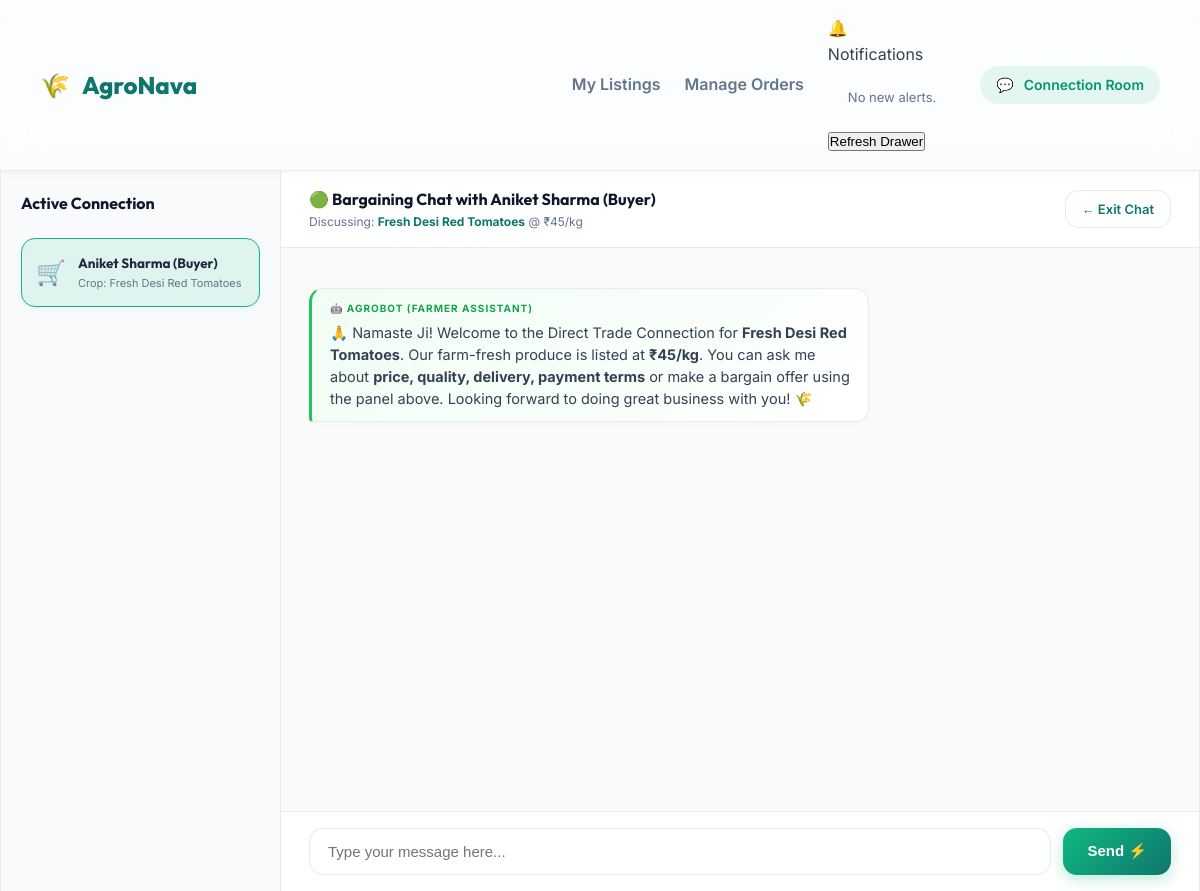
The page /chat.php?farmer_id=1&buyer_id=2&crop_id=3 (signed in) on the database its author committed.
### tables this page shows
CREATE TABLE IF NOT EXISTS `users` (
  `id` int(11) NOT NULL AUTO_INCREMENT,
  `name` varchar(100) NOT NULL,
  `email` varchar(100) NOT NULL UNIQUE,
  `password` varchar(100) NOT NULL,
  `role` varchar(20) NOT NULL,
   
  `reg_type` varchar(50) DEFAULT NULL,
  `reg_level` varchar(50) DEFAULT NULL,
  `title` varchar(20) DEFAULT NULL,
  `first_name` varchar(100) DEFAULT NULL,
  `middle_name` varchar(100) DEFAULT NULL,
  `last_name` varchar(100) DEFAULT NULL,
  `gender` varchar(20) DEFAULT NULL,
  `dob` varchar(20) DEFAULT NULL,
  `relation_type` varchar(20) DEFAULT NULL,
  `relation_name` varchar(100) DEFAULT NULL,
  `address` text DEFAULT NULL,
  `pincode` varchar(20) DEFAULT NULL,
  `state` varchar(100) DEFAULT NULL,
  `district` varchar(100) DEFAULT NULL,
  `tehsil` varchar(100) DEFAULT NULL,
  `city_village` varchar(100) DEFAULT NULL,
  `post` varchar(100) DEFAULT NULL,
  `photo_id_type` varchar(50) DEFAULT NULL,
  `photo_id_number` varchar(100) DEFAULT NULL,
  `mobile_no` varchar(20) DEFAULT NULL,
  `license_no` varchar(100) DEFAULT NULL,
  `ifsc_code` varchar(20) DEFAULT NULL,
  `bank_holder_name` varchar(100) DEFAULT NULL,
  `bank_name` varchar(100) DEFAULT NULL,
  `bank_account_no` varchar(50) DEFAULT NULL,
  `branch_name` varchar(100) DEFAULT NULL,
  `branch_address` text DEFAULT NULL,
  `upi_id` varchar(100) DEFAULT NULL,
  `passbook_image` varchar(255) DEFAULT NULL,
  `id_proof_image` varchar(255) DEFAULT NULL,
  `get_sms` tinyint(1) DEFAULT 0,
  `get_email` tinyint(1) DEFAULT 0,
  `distributor_badge` varchar(255) DEFAULT 'Standard Distributor',
  `distributor_score` int(11) DEFAULT 85,
  PRIMARY KEY (`id`)
);

CREATE TABLE IF NOT EXISTS `crops` (
  `id` int(11) NOT NULL AUTO_INCREMENT,
  `farmer_id` int(11) NOT NULL,
  `crop_name` varchar(100) NOT NULL,
  `price` int(11) NOT NULL,
  `quantity` int(11) NOT NULL,
  `crop_image` varchar(255) DEFAULT NULL,
  `rating_avg` decimal(3,2) DEFAULT 4.50,
  `review_count` int(11) DEFAULT 5,
  `sales_volume` int(11) DEFAULT 45,
  `harvest_date` date DEFAULT NULL,
  `quality_grade` varchar(50) DEFAULT NULL,
  `is_organic` tinyint(1) DEFAULT 0,
  PRIMARY KEY (`id`),
  KEY `farmer_id` (`farmer_id`)
);

### chat.php (the view, shortened to what this page needs)
<?php
include("config/db.php");
$role = $_SESSION['role'];
$user_id = $_SESSION['user_id'];
$user_id_clean = mysqli_real_escape_string($conn, $user_id);
$notif_query = "SELECT * FROM notifications WHERE user_id = '$user_id_clean' ORDER BY created_at DESC LIMIT 5";
$notif_res = mysqli_query($conn, $notif_query);
$crop_id = isset($_GET['crop_id']) ? mysqli_real_escape_string($conn, $_GET['crop_id']) : '';
$buyer_id = ($role == 'buyer') ? $user_id : (isset($_GET['buyer_id']) ? mysqli_real_escape_string($conn, $_GET['buyer_id']) : '');
$farmer_id = ($role == 'farmer') ? $user_id : (isset($_GET['farmer_id']) ? mysqli_real_escape_string($conn, $_GET['farmer_id']) : '');
$crop_name = "Premium Produce";
$crop_price = "0";
if($crop_id != '') {
    $res_crop = mysqli_query($conn, "SELECT c.*, u.name as farmer_name FROM crops c JOIN users u ON c.farmer_id = u.id WHERE c.id='$crop_id'");
    if(mysqli_num_rows($res_crop) > 0) {
        $crop = mysqli_fetch_assoc($res_crop);
        $crop_name = $crop['crop_name'];
        $crop_price = $crop['price'];
    }
}
$other_user_id = ($role == 'buyer') ? $farmer_id : $buyer_id;
$other_name = "User";
if (!empty($other_user_id)) {
    $res = mysqli_query($conn, "SELECT name, role FROM users WHERE id='$other_user_id'");
    if (mysqli_num_rows($res) > 0) {
        $other = mysqli_fetch_assoc($res);
        $other_name = $other['name'];
    }
}
$chat_messages = [];
?>
<!DOCTYPE html>
<html lang="en">
<head>
    <link rel="stylesheet" href="assets/css/style.css">
</head>
<body style="background: #f1f5f9; min-height: 100vh; overflow: hidden;">
    <header class="navbar" style="position: relative;">
        <a href="index.php" class="navbar-brand">
            <span>🌾</span> AgroNava
        </a>
        <div class="navbar-menu">
            <?php if($role == 'farmer') { ?>
                <a href="farmer/dashboard.php" style="color: var(--text-muted); font-weight: 600;">My Listings</a>
                <a href="farmer/orders.php" style="color: var(--text-muted); font-weight: 600;">Manage Orders</a>
            <?php } else { ?>
                <a href="buyer/marketplace.php" style="color: var(--text-muted); font-weight: 600;">Marketplace</a>
                <a href="buyer/my_orders.php" style="color: var(--text-muted); font-weight: 600;">My Orders</a>
            <?php } ?>
            <div class="notif-bell-container" id="notif-bell-btn">
                <span class="notif-bell-icon">🔔</span>
                <div class="notif-dropdown" id="notif-dropdown-menu" style="top: 55px;">
                    <div class="notif-dropdown-header">
                        <span>Notifications</span>
                    </div>
                    <div class="notif-dropdown-body">
                        <?php
                        if ($notif_res && mysqli_num_rows($notif_res) > 0) {
                            while ($notif = mysqli_fetch_assoc($notif_res)) {
                                $unread_class = $notif['is_read'] == 0 ? 'unread' : '';
                                echo '<div class="notif-item ' . $unread_class . '">';
                                echo '<div class="notif-item-text">' . htmlspecialchars($notif['message']) . '</div>';
                                echo '<div class="notif-item-time">' . date("d M, h:i A", strtotime($notif['created_at'])) . '</div>';
                                echo '</div>';
                            }
                        } else {
                            echo '<div style="padding: 20px; text-align: center; color: var(--text-muted); font-size: 13px;">No new alerts.</div>';
                        }
                        ?>
                    </div>
                    <div class="notif-dropdown-footer">
                        <button onclick="window.location.reload();">Refresh Drawer</button>
                    </div>
                </div>
            </div>
            <div class="user-badge">
                <span>💬</span> Connection Room
            </div>
        </div>
    </header>
    <div class="chat-app">
        <div class="chat-sidebar">
            <h3 style="font-size: 16px; color: var(--dark); margin-bottom: 6px;">Active Connection</h3>
            <div class="sidebar-item active">
                <span style="font-size: 24px;"><?php echo ($role == 'buyer') ? '👨‍🌾' : '🛒'; ?></span>
                <div style="flex: 1; min-width: 0;">
                    <h4 style="font-size: 13.5px; margin: 0; white-space: nowrap; overflow: hidden; text-overflow: ellipsis;">
                        <?php echo htmlspecialchars($other_name); ?>
                    </h4>
                    <p style="font-size: 11px; color: var(--text-muted); margin: 0; white-space: nowrap; overflow: hidden; text-overflow: ellipsis;">
                        Crop: <?php echo htmlspecialchars($crop_name); ?>
                    </p>
                </div>
            </div>
        </div>
        <div class="chat-window">
            <div class="chat-header">
                <div>
                    <h3 style="font-size: 16px; color: var(--dark); margin: 0;">
                        🟢 Bargaining Chat with <?php echo htmlspecialchars($other_name); ?>
                    </h3>
                    <p style="font-size: 12px; color: var(--text-muted); margin: 0;">
                        Discussing: <strong style="color: var(--secondary);"><?php echo htmlspecialchars($crop_name); ?></strong> @ ₹<?php echo $crop_price; ?>/kg
                    </p>
                </div>
                <?php if($role == 'buyer') { ?>
                    <a href="buyer/marketplace.php" class="btn btn-secondary" style="padding: 8px 16px; font-size: 13px;">
                        ← Exit Chat
                    </a>
                <?php } else { ?>
                    <a href="farmer/dashboard.php" class="btn btn-secondary" style="padding: 8px 16px; font-size: 13px;">
                        ← Exit Chat
                    </a>
                <?php } ?>
            </div>
            <div style="padding: 16px 28px 0 28px;">
            </div>
            <div class="chat-messages" id="chat-messages-container">
                <?php if (empty($chat_messages)) { ?>
                    <div class="message-bubble message-received" style="border-left: 3px solid #22c55e; background: linear-gradient(135deg, #f0fdf4, #fff);">
                        <span style="font-size: 10px; color: #16a34a; font-weight: 700; text-transform: uppercase; letter-spacing: 1px; display: block; margin-bottom: 6px;">🤖 AgroBot (Farmer Assistant)</span>
                        🙏 Namaste Ji! Welcome to the Direct Trade Connection for <strong><?php echo htmlspecialchars($crop_name); ?></strong>.
                        Our farm-fresh produce is listed at <strong>₹<?php echo $crop_price; ?>/kg</strong>.
                        You can ask me about <strong>price, quality, delivery, payment terms</strong> or make a bargain offer using the panel above.
                        Looking forward to doing great business with you! 🌾
                    </div>
                <?php } ?>
            </div>
            <div class="chat-footer">
                <form method="POST" class="chat-input-form">
                    <input type="text" class="chat-input" name="message" placeholder="Type your message here..." required autocomplete="off">
                    <button type="submit" name="send_message" class="btn btn-primary" style="padding: 12px 24px;">Send ⚡</button>
                </form>
            </div>
        </div>
    </div>
</body>
</html>

### assets/css/style.css (style rules this page uses)
:root { --primary: #10b981; --primary-hover: #059669; --primary-light: rgba(16, 185, 129, 0.1); --secondary: #0f766e; --dark: #0f172a; --dark-card: rgba(30, 41, 59, 0.7); --light-bg: #f8fafc; --light-card: rgba(255, 255, 255, 0.8); --border: rgba(226, 232, 240, 0.8); --border-dark: rgba(255, 255, 255, 0.08); --text-main: #334155; --text-muted: #64748b; --text-light: #f1f5f9; --warning: #f59e0b; --warning-light: rgba(245, 158, 11, 0.1); --success: #10b981; --success-light: rgba(16, 185, 129, 0.1); --danger: #ef4444; --danger-light: rgba(239, 68, 68, 0.1); --radius-sm: 8px; --radius-md: 14px; --radius-lg: 24px; --shadow-sm: 0 2px 8px rgba(0, 0, 0, 0.04); --shadow-md: 0 8px 30px rgba(0, 0, 0, 0.06); --shadow-lg: 0 20px 40px rgba(0, 0, 0, 0.12); --shadow-glow: 0 0 20px rgba(16, 185, 129, 0.2); --transition: all 0.3s cubic-bezier(0.4, 0, 0.2, 1); }
* { box-sizing: border-box; margin: 0; padding: 0; }
body { font-family: 'Inter', sans-serif; background-color: var(--light-bg); color: var(--text-main); line-height: 1.6; overflow-x: hidden; }
h1, h2, h3, h4, h5, h6 { font-family: 'Outfit', sans-serif; color: #1e293b; font-weight: 700; }
a { text-decoration: none; color: inherit; transition: var(--transition); }
.navbar { display: flex; justify-content: space-between; align-items: center; padding: 16px 40px; background: rgba(255, 255, 255, 0.75); backdrop-filter: blur(20px); -webkit-backdrop-filter: blur(20px); border-bottom: 1px solid var(--border); position: sticky; top: 0; z-index: 100; box-shadow: var(--shadow-sm); }
.navbar-brand { display: flex; align-items: center; gap: 12px; font-family: 'Outfit', sans-serif; font-size: 24px; font-weight: 800; color: var(--secondary); }
.navbar-menu { display: flex; align-items: center; gap: 24px; }
.user-badge { display: flex; align-items: center; gap: 10px; background: var(--primary-light); color: var(--primary-hover); padding: 8px 16px; border-radius: 50px; font-weight: 600; font-size: 14px; }
.btn { display: inline-flex; align-items: center; justify-content: center; gap: 8px; padding: 12px 24px; font-size: 15px; font-weight: 600; border-radius: var(--radius-md); cursor: pointer; border: none; transition: var(--transition); }
.btn-primary { background: linear-gradient(135deg, var(--primary), var(--secondary)); color: white; box-shadow: 0 4px 15px rgba(16, 185, 129, 0.3); }
.btn-secondary { background: white; color: var(--secondary); border: 1px solid var(--border); }

### chat.php (style rules this page uses)
.chat-app { display: grid; grid-template-columns: 280px 1fr; height: calc(100vh - 80px); max-width: 1300px; margin: 0 auto; background: white; border-left: 1px solid var(--border); border-right: 1px solid var(--border); box-shadow: var(--shadow-md); }
.chat-sidebar { background: var(--light-bg); border-right: 1px solid var(--border); padding: 20px; display: flex; flex-direction: column; gap: 16px; }
.chat-window { display: flex; flex-direction: column; height: 100%; background: #fafafb; }
.chat-header { padding: 16px 28px; background: white; border-bottom: 1px solid var(--border); display: flex; align-items: center; justify-content: space-between; }
.chat-messages { flex: 1; padding: 24px 28px; overflow-y: auto; display: flex; flex-direction: column; gap: 16px; }
.message-bubble { max-width: 65%; padding: 12px 18px; border-radius: var(--radius-md); font-size: 14.5px; line-height: 1.5; position: relative; }
.message-received { background: white; color: var(--text-main); align-self: flex-start; border-bottom-left-radius: 4px; border: 1px solid var(--border); box-shadow: 0 2px 4px rgba(0,0,0,0.02); }
.chat-footer { padding: 16px 28px; background: white; border-top: 1px solid var(--border); }
.chat-input-form { display: flex; gap: 12px; }
.chat-input { flex: 1; padding: 14px 18px; border: 1px solid var(--border); border-radius: var(--radius-md); outline: none; font-size: 15px; transition: var(--transition); }
.sidebar-item { background: white; border: 1px solid var(--border); border-radius: var(--radius-md); padding: 14px; display: flex; align-items: center; gap: 12px; cursor: pointer; transition: var(--transition); }
.sidebar-item.active { border-color: var(--primary); box-shadow: var(--shadow-sm); background: var(--primary-light); }

### rows shown on the page
users: name "Aniket Sharma (Buyer)"
crops: crop_name "Fresh Desi Red Tomatoes", price "45"
